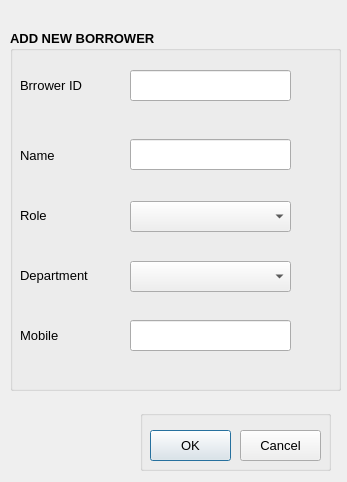
<?xml version="1.0" encoding="UTF-8"?>
<ui version="4.0">
 <class>AddBorrowerForm</class>
 <widget class="QDialog" name="AddBorrowerForm">
  <property name="geometry">
   <rect>
    <x>0</x>
    <y>0</y>
    <width>347</width>
    <height>482</height>
   </rect>
  </property>
  <property name="font">
   <font>
    <pointsize>10</pointsize>
   </font>
  </property>
  <property name="windowTitle">
   <string>Dialog</string>
  </property>
  <widget class="QGroupBox" name="groupBox">
   <property name="geometry">
    <rect>
     <x>10</x>
     <y>30</y>
     <width>331</width>
     <height>361</height>
    </rect>
   </property>
   <property name="font">
    <font>
     <pointsize>10</pointsize>
     <weight>75</weight>
     <bold>true</bold>
    </font>
   </property>
   <property name="title">
    <string>ADD NEW BORROWER</string>
   </property>
   <widget class="QLabel" name="label_5">
    <property name="geometry">
     <rect>
      <x>10</x>
      <y>290</y>
      <width>71</width>
      <height>31</height>
     </rect>
    </property>
    <property name="font">
     <font>
      <pointsize>10</pointsize>
      <weight>50</weight>
      <bold>false</bold>
     </font>
    </property>
    <property name="text">
     <string>Mobile</string>
    </property>
   </widget>
   <widget class="QComboBox" name="roleCBB">
    <property name="geometry">
     <rect>
      <x>120</x>
      <y>171</y>
      <width>161</width>
      <height>31</height>
     </rect>
    </property>
   </widget>
   <widget class="QLabel" name="label_4">
    <property name="geometry">
     <rect>
      <x>10</x>
      <y>230</y>
      <width>81</width>
      <height>31</height>
     </rect>
    </property>
    <property name="font">
     <font>
      <pointsize>10</pointsize>
      <weight>50</weight>
      <bold>false</bold>
     </font>
    </property>
    <property name="text">
     <string>Department</string>
    </property>
   </widget>
   <widget class="QLineEdit" name="bidF">
    <property name="geometry">
     <rect>
      <x>120</x>
      <y>40</y>
      <width>161</width>
      <height>31</height>
     </rect>
    </property>
   </widget>
   <widget class="QLineEdit" name="mobileF">
    <property name="geometry">
     <rect>
      <x>120</x>
      <y>290</y>
      <width>161</width>
      <height>31</height>
     </rect>
    </property>
    <property name="text">
     <string/>
    </property>
   </widget>
   <widget class="QLineEdit" name="nameF">
    <property name="geometry">
     <rect>
      <x>120</x>
      <y>109</y>
      <width>161</width>
      <height>31</height>
     </rect>
    </property>
    <property name="text">
     <string/>
    </property>
   </widget>
   <widget class="QComboBox" name="departmentCBB">
    <property name="geometry">
     <rect>
      <x>120</x>
      <y>231</y>
      <width>161</width>
      <height>31</height>
     </rect>
    </property>
   </widget>
   <widget class="QLabel" name="label_2">
    <property name="geometry">
     <rect>
      <x>10</x>
      <y>110</y>
      <width>71</width>
      <height>31</height>
     </rect>
    </property>
    <property name="font">
     <font>
      <pointsize>10</pointsize>
      <weight>50</weight>
      <bold>false</bold>
     </font>
    </property>
    <property name="text">
     <string>Name</string>
    </property>
   </widget>
   <widget class="QLabel" name="label">
    <property name="geometry">
     <rect>
      <x>10</x>
      <y>40</y>
      <width>71</width>
      <height>31</height>
     </rect>
    </property>
    <property name="font">
     <font>
      <pointsize>10</pointsize>
      <weight>50</weight>
      <bold>false</bold>
     </font>
    </property>
    <property name="text">
     <string>Brrower ID</string>
    </property>
   </widget>
   <widget class="QLabel" name="label_3">
    <property name="geometry">
     <rect>
      <x>10</x>
      <y>170</y>
      <width>71</width>
      <height>31</height>
     </rect>
    </property>
    <property name="font">
     <font>
      <pointsize>10</pointsize>
      <weight>50</weight>
      <bold>false</bold>
     </font>
    </property>
    <property name="text">
     <string>Role</string>
    </property>
   </widget>
   <widget class="QLabel" name="bidErr">
    <property name="geometry">
     <rect>
      <x>120</x>
      <y>80</y>
      <width>161</width>
      <height>16</height>
     </rect>
    </property>
    <property name="font">
     <font>
      <pointsize>10</pointsize>
      <weight>50</weight>
      <bold>false</bold>
     </font>
    </property>
    <property name="text">
     <string/>
    </property>
   </widget>
   <widget class="QLabel" name="nameErr">
    <property name="geometry">
     <rect>
      <x>120</x>
      <y>150</y>
      <width>161</width>
      <height>16</height>
     </rect>
    </property>
    <property name="font">
     <font>
      <pointsize>10</pointsize>
      <weight>50</weight>
      <bold>false</bold>
     </font>
    </property>
    <property name="text">
     <string/>
    </property>
   </widget>
   <widget class="QLabel" name="mobileErr">
    <property name="geometry">
     <rect>
      <x>120</x>
      <y>330</y>
      <width>161</width>
      <height>16</height>
     </rect>
    </property>
    <property name="font">
     <font>
      <pointsize>10</pointsize>
      <weight>50</weight>
      <bold>false</bold>
     </font>
    </property>
    <property name="text">
     <string/>
    </property>
   </widget>
  </widget>
  <widget class="QGroupBox" name="groupBox_2">
   <property name="geometry">
    <rect>
     <x>140</x>
     <y>410</y>
     <width>191</width>
     <height>61</height>
    </rect>
   </property>
   <property name="title">
    <string/>
   </property>
   <widget class="QPushButton" name="okBtn">
    <property name="geometry">
     <rect>
      <x>10</x>
      <y>20</y>
      <width>81</width>
      <height>31</height>
     </rect>
    </property>
    <property name="text">
     <string>OK</string>
    </property>
   </widget>
   <widget class="QPushButton" name="cancelBtn">
    <property name="geometry">
     <rect>
      <x>100</x>
      <y>20</y>
      <width>81</width>
      <height>31</height>
     </rect>
    </property>
    <property name="text">
     <string>Cancel</string>
    </property>
   </widget>
  </widget>
 </widget>
 <resources/>
 <connections/>
</ui>
